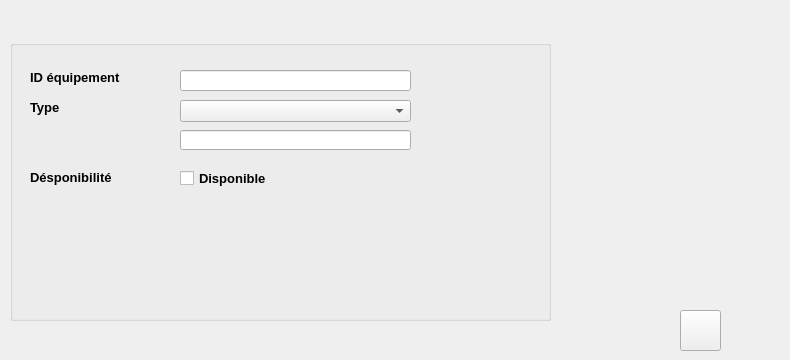
     <widget class="QWidget" name="tab_9">
      <attribute name="title">
       <string>Ajouter un équipement</string>
      </attribute>
      <widget class="QGroupBox" name="groupBox">
       <property name="geometry">
        <rect>
         <x>10</x>
         <y>40</y>
         <width>541</width>
         <height>281</height>
        </rect>
       </property>
       <property name="title">
        <string/>
       </property>
       <widget class="QCheckBox" name="checkBox">
        <property name="geometry">
         <rect>
          <x>170</x>
          <y>130</y>
          <width>111</width>
          <height>17</height>
         </rect>
        </property>
        <property name="font">
         <font>
          <family>Arial</family>
          <pointsize>10</pointsize>
          <weight>75</weight>
          <bold>true</bold>
         </font>
        </property>
        <property name="text">
         <string>Disponible</string>
        </property>
       </widget>
       <widget class="QLabel" name="label_15">
        <property name="geometry">
         <rect>
          <x>20</x>
          <y>30</y>
          <width>101</width>
          <height>16</height>
         </rect>
        </property>
        <property name="font">
         <font>
          <family>Arial</family>
          <weight>75</weight>
          <bold>true</bold>
         </font>
        </property>
        <property name="text">
         <string>&lt;html&gt;&lt;head/&gt;&lt;body&gt;&lt;p&gt;&lt;span style=&quot; font-size:10pt; font-weight:600;&quot;&gt;ID équipement&lt;/span&gt;&lt;/p&gt;&lt;/body&gt;&lt;/html&gt;</string>
        </property>
       </widget>
       <widget class="QLabel" name="label_16">
        <property name="geometry">
         <rect>
          <x>20</x>
          <y>60</y>
          <width>47</width>
          <height>16</height>
         </rect>
        </property>
        <property name="font">
         <font>
          <family>Arial</family>
          <weight>75</weight>
          <bold>true</bold>
         </font>
        </property>
        <property name="text">
         <string>&lt;html&gt;&lt;head/&gt;&lt;body&gt;&lt;p&gt;&lt;span style=&quot; font-size:10pt; font-weight:600;&quot;&gt;Type&lt;/span&gt;&lt;/p&gt;&lt;/body&gt;&lt;/html&gt;</string>
        </property>
       </widget>
       <widget class="QLineEdit" name="lineEdit_2">
        <property name="geometry">
         <rect>
          <x>170</x>
          <y>30</y>
          <width>231</width>
          <height>21</height>
         </rect>
        </property>
       </widget>
       <widget class="QLabel" name="label_17">
        <property name="geometry">
         <rect>
          <x>20</x>
          <y>130</y>
          <width>91</width>
          <height>16</height>
         </rect>
        </property>
        <property name="font">
         <font>
          <family>Arial</family>
          <weight>75</weight>
          <bold>true</bold>
         </font>
        </property>
        <property name="text">
         <string>&lt;html&gt;&lt;head/&gt;&lt;body&gt;&lt;p&gt;&lt;span style=&quot; font-size:10pt; font-weight:600;&quot;&gt;Désponibilité&lt;/span&gt;&lt;/p&gt;&lt;/body&gt;&lt;/html&gt;</string>
        </property>
       </widget>
       <widget class="QComboBox" name="comboBox_3">
        <property name="geometry">
         <rect>
          <x>170</x>
          <y>60</y>
          <width>231</width>
          <height>22</height>
         </rect>
        </property>
       </widget>
       <widget class="QLineEdit" name="type_equip">
        <property name="geometry">
         <rect>
          <x>170</x>
          <y>90</y>
          <width>231</width>
          <height>20</height>
         </rect>
        </property>
       </widget>
      </widget>
      <widget class="QPushButton" name="ajouterequip">
       <property name="geometry">
        <rect>
         <x>680</x>
         <y>310</y>
         <width>41</width>
         <height>41</height>
        </rect>
       </property>
       <property name="styleSheet">
        <string notr="true">border-image: url(:/Images/add.png);</string>
       </property>
       <property name="text">
        <string/>
       </property>
      </widget>
      <widget class="QLabel" name="label_32">
       <property name="geometry">
        <rect>
         <x>610</x>
         <y>0</y>
         <width>171</width>
         <height>141</height>
        </rect>
       </property>
       <property name="styleSheet">
        <string notr="true">border-image: url(:/Images/avatar.png);</string>
       </property>
       <property name="text">
        <string/>
       </property>
      </widget>
     </widget>
